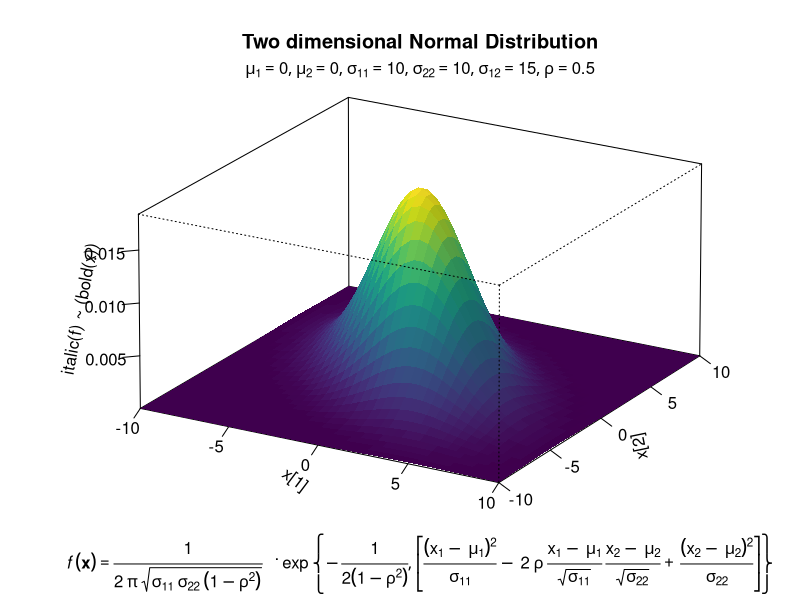

Write the R code that produced this figure.
pdf(file = "figures/plotmath.pdf", pointsize = 10, width = 8, height = 6)

# 代码来自  http://www.ejwagenmakers.com/misc/Plotting_3d_in_R.pdf
# 3-D plots
mu1 <- 0 # setting the expected value of x1
mu2 <- 0 # setting the expected value of x2
s11 <- 10 # setting the variance of x1
s12 <- 15 # setting the covariance between x1 and x2
s22 <- 10 # setting the variance of x2
rho <- 0.5 # setting the correlation coefficient between x1 and x2
x1 <- seq(-10, 10, length = 41) # generating the vector series x1
x2 <- x1 # copying x1 to x2
f <- function(x1, x2) {
  term1 <- 1 / (2 * pi * sqrt(s11 * s22 * (1 - rho^2)))
  term2 <- -1 / (2 * (1 - rho^2))
  term3 <- (x1 - mu1)^2 / s11
  term4 <- (x2 - mu2)^2 / s22
  term5 <- -2 * rho * ((x1 - mu1) * (x2 - mu2)) / (sqrt(s11) * sqrt(s22))
  term1 * exp(term2 * (term3 + term4 - term5))
} # setting up the function of the multivariate normal density
z <- outer(x1, x2, f) # calculating the density values
nrz <- nrow(z)
ncz <- ncol(z)
# Create a function interpolating colors in the range of specified colors
# jet.colors <- colorRampPalette( c("blue", "green") )
# Generate the desired number of colors from this palette
nbcol <- 100
# color <- jet.colors(nbcol)
color <- viridisLite::viridis(100)
# Compute the z-value at the facet centres
zfacet <- z[-1, -1] + z[-1, -ncz] + z[-nrz, -1] + z[-nrz, -ncz]
# Recode facet z-values into color indices
facetcol <- cut(zfacet, nbcol)
# persp 坐标轴标签不支持表达式 ?persp
persp(x1, x2, z,
  xlab = expression(x[1]),
  ylab = expression(x[2]),
  zlab = expression(italic(f) ~ (bold(x))),
  main = "Two dimensional Normal Distribution",
  sub = expression(italic(f) ~ (bold(x)) == frac(1, 2 ~ pi ~ sqrt(sigma[11] ~ sigma[22] ~ (1 - rho^2))) ~ phantom(0)^bold(.) ~ exp ~
  bgroup(
    "{", list(
      -frac(1, 2(1 - rho^2)),
      bgroup(
        "[", frac((x[1] ~ -~ mu[1])^2, sigma[11]) ~ -~ 2 ~ rho ~ frac(x[1] ~ -~ mu[1], sqrt(sigma[11])) ~ frac(x[2] ~ -~ mu[2], sqrt(sigma[22])) ~ +~ frac((x[2] ~ -~ mu[2])^2, sigma[22]),
        "]"
      )
    ),
    "}"
  )),
  col = color[facetcol], border = NA, theta = 30, phi = 20,
  r = 50, d = 0.1, expand = 0.5, ltheta = 90, lphi = 180,
  shade = 0.1, ticktype = "detailed", nticks = 5, box = TRUE
) # produces the 3-D plot
# adding a text line to the graph
mtext(expression(list(mu[1] == 0, mu[2] == 0, sigma[11] == 10, sigma[22] == 10, sigma[12] == 15, rho == 0.5)), side = 3)

dev.off()
#-----------------------------
# 注意：persp 函数的坐标轴标签不支持表达式
#----------------------------